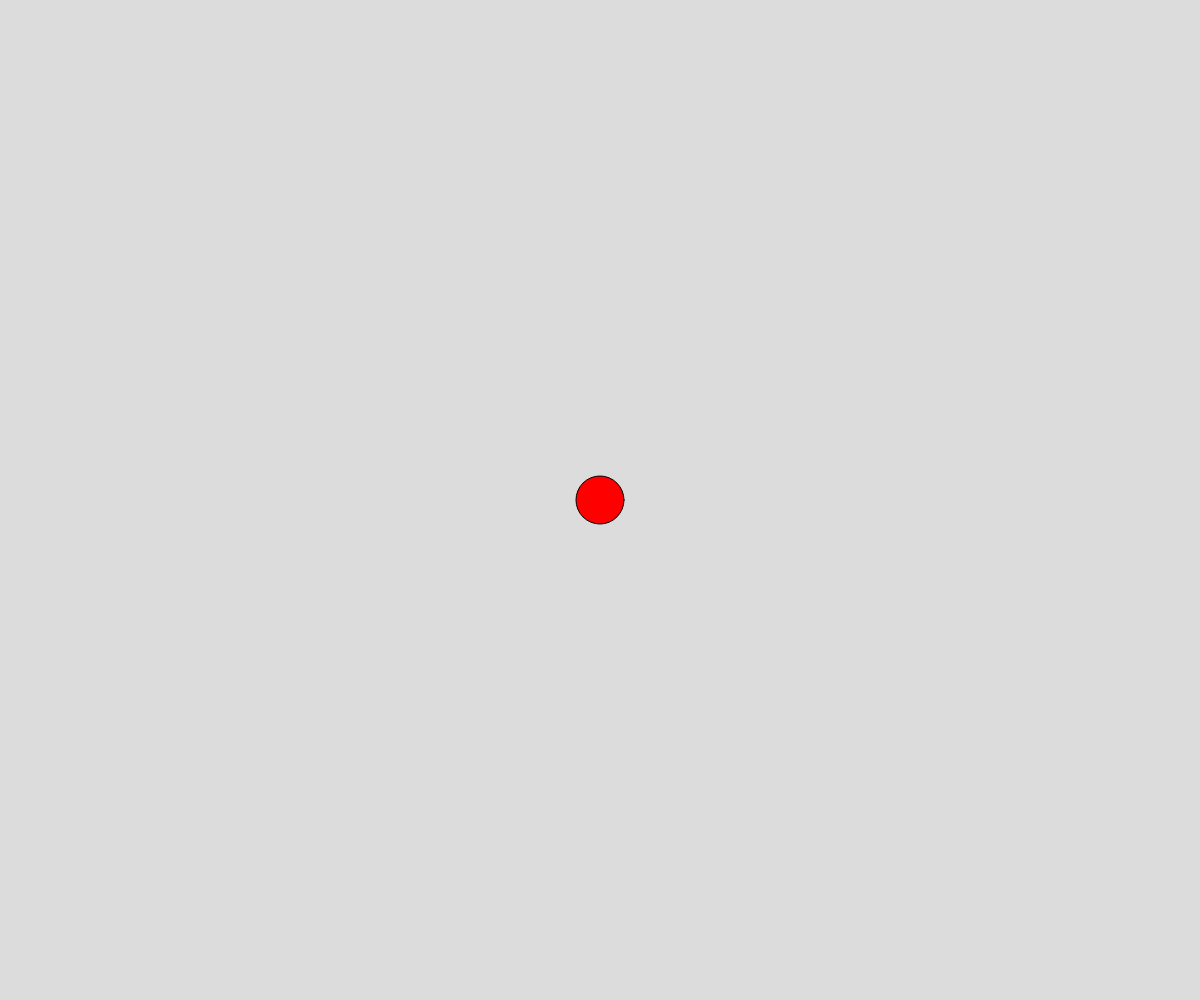
Frame 1 (no input)
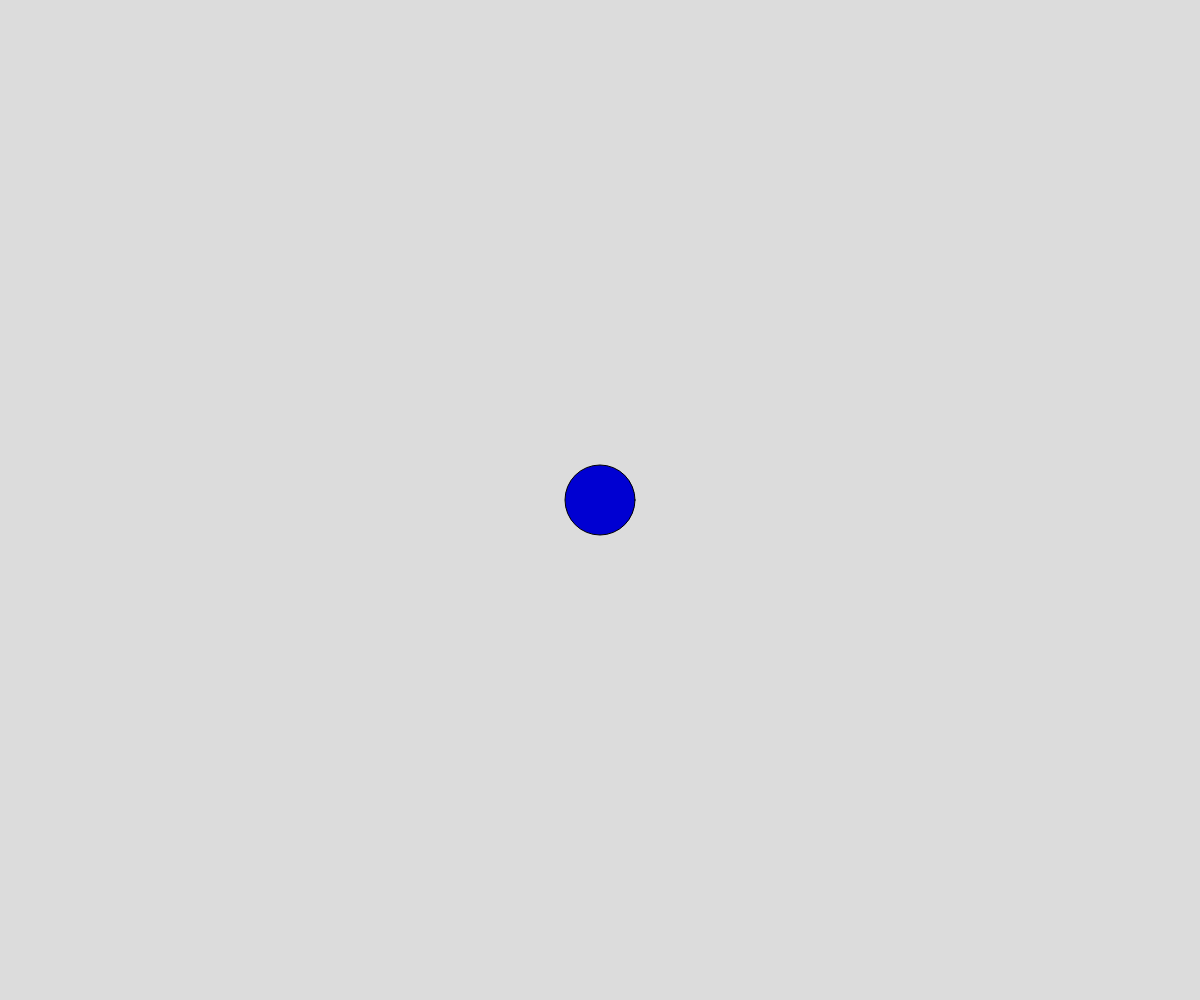
Frame 60 (no input)
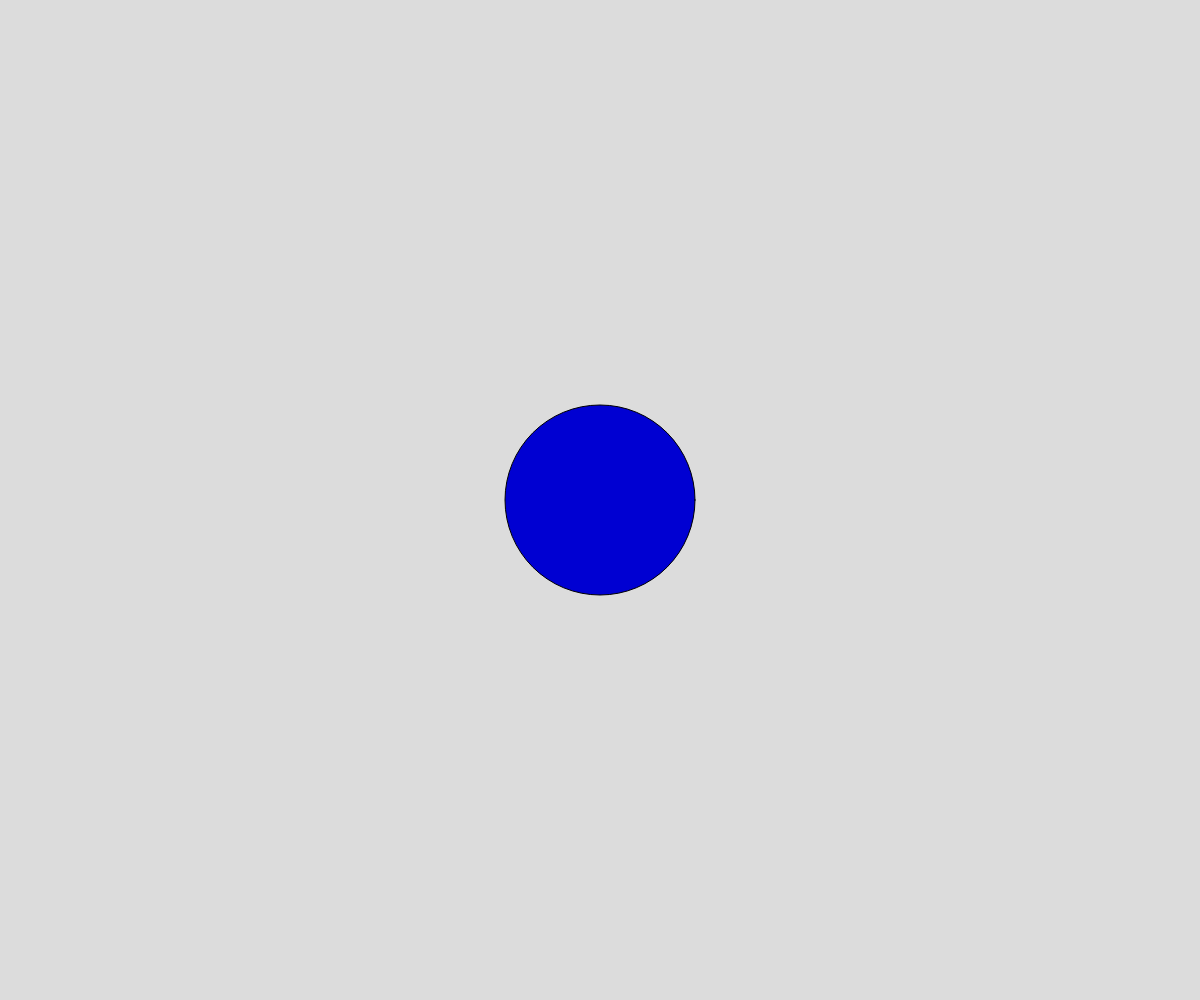
Frame 120 (the mouse pressed at the canvas centre since frame 60)

The p5.js sketch that drew these frames (run headless with seeded random() and noise() and a simulated clock; from frame 60 on, the mouse is pressed at the canvas centre):

// p5.js sketch
// ── sketch.js
// State Variables
// Mitsaal Idris
// Sept. 25, 2024
//

// global variables
let currentColor = 0; //0,1,2
let myColor;
let circleSize = 50;
let growing = false; // 2 state variable

function setup() {
  createCanvas(windowWidth, windowHeight);
  myColor = color(90, 120, 188);
}

function draw() {
  background(220);
  //circle code - fill color. using switch statement
  switch(currentColor){ // branches based on the currentColor
    case 0:
      fill(255,0,0);
      break;
    case 1:
      fill(myColor); 
      break;
    case 2:
      fill(0,0,210);
      break;
  }
  
  if(frameCount % 2 === 0){// true once every 10 frames
    //0, 1, 2, 3, 4, 5, 6, 7, 8, 9
    currentColor += 1;
    if(currentColor > 2) currentColor = 0;
  }

  //circle code - grow
  if (growing) circleSize += 2;
  else circleSize -=2;

//circle code 
  circle(width/2, height/2, circleSize);


}
function keyPressed(){
  // gets called automatically
  if (key === "a"){
    growing = !growing; // set to not growing
  }
}
